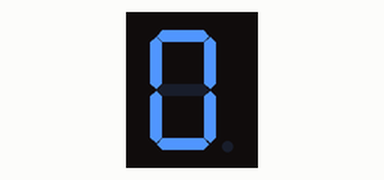
This sketch was run on a simulated Arduino Uno, built with avr-gcc and run on an emulated ATmega328P. Parts: 1-digit seven-segment display. Wiring (inferred from the names in the program): 1-digit 7-segment display, segments lit when HIGH: segments pin 7, pin 8, pin 9, pin 10, pin 11, pin 13, pin 12. The segment pins are drawn as the display they are named for.

Above: at 0.1 s.
At 1.1 s:
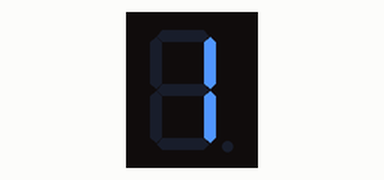
At 2.1 s:
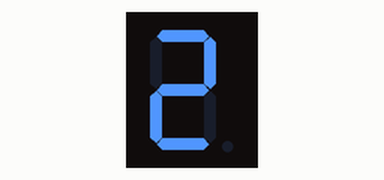
At 4.1 s:
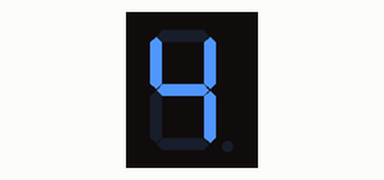
At 6.1 s:
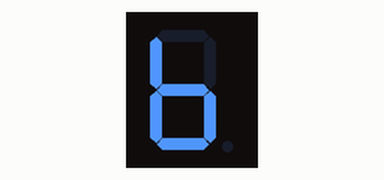
At 9.1 s:
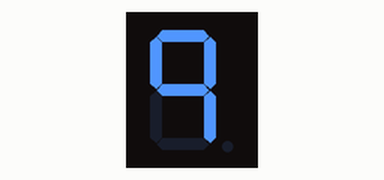

Measured:
- by itself, everything shown: repeats every 10.0 s, in 10 steps
- what the display in image 1 shows lasts 1.0 s, from 1.0 s to 2.0 s

The sketch:

p2.ino
```cpp
int f = 13;
int g = 12;
int e = 11;
int d = 10;
int c = 9;
int b = 8;
int a = 7;
int de = 1000;
int count=0x00;

void setup() {
 // put your setup code here, to run once:
pinMode(13,OUTPUT);
pinMode(12,OUTPUT);
pinMode(11,OUTPUT);
pinMode(10,OUTPUT);
pinMode(9,OUTPUT);
pinMode(8,OUTPUT);
pinMode(7,OUTPUT);
}

void loop() {
 // put your main code here, to run repeatedly:
digitalWrite(a,1);
digitalWrite(b,1);
digitalWrite(c,1);
digitalWrite(d,1);
digitalWrite(e,1);
digitalWrite(f,1);
digitalWrite(g,0);
delay(de); //0

digitalWrite(a,0);
digitalWrite(b,1);
digitalWrite(c,1);
digitalWrite(d,0);
digitalWrite(e,0);
digitalWrite(f,0);
digitalWrite(g,0);
delay(de);//1

digitalWrite(a,1);
digitalWrite(b,1);
digitalWrite(c,0);
digitalWrite(d,1);
digitalWrite(e,1);
digitalWrite(f,0);
digitalWrite(g,1);
delay(de);//2

digitalWrite(a,1);
digitalWrite(b,1);
digitalWrite(c,1);
digitalWrite(d,1);
digitalWrite(e,0);
digitalWrite(f,0);
digitalWrite(g,1);
delay(de);//3

digitalWrite(a,0);
digitalWrite(b,1);
digitalWrite(c,1);
digitalWrite(d,0);
digitalWrite(e,0);
digitalWrite(f,1);
digitalWrite(g,1);
delay(de);//4

digitalWrite(a,1);
digitalWrite(b,0);
digitalWrite(c,1);
digitalWrite(d,1);
digitalWrite(e,0);
digitalWrite(f,1);
digitalWrite(g,1);
delay(de);//5

digitalWrite(a,0);
digitalWrite(b,0);
digitalWrite(c,1);
digitalWrite(d,1);
digitalWrite(e,1);
digitalWrite(f,1);
digitalWrite(g,1);
delay(de);//6

digitalWrite(a,1);
digitalWrite(b,1);
digitalWrite(c,1);
digitalWrite(d,0);
digitalWrite(e,0);
digitalWrite(f,0);
digitalWrite(g,0);
delay(de);//7

digitalWrite(a,1);
digitalWrite(b,1);
digitalWrite(c,1);
digitalWrite(d,1);
digitalWrite(e,1);
digitalWrite(f,1);
digitalWrite(g,1);
delay(de);//8

digitalWrite(a,1);
digitalWrite(b,1);
digitalWrite(c,1);
digitalWrite(d,0);
digitalWrite(e,0);
digitalWrite(f,1);
digitalWrite(g,1);
delay(de);//9
}
```
